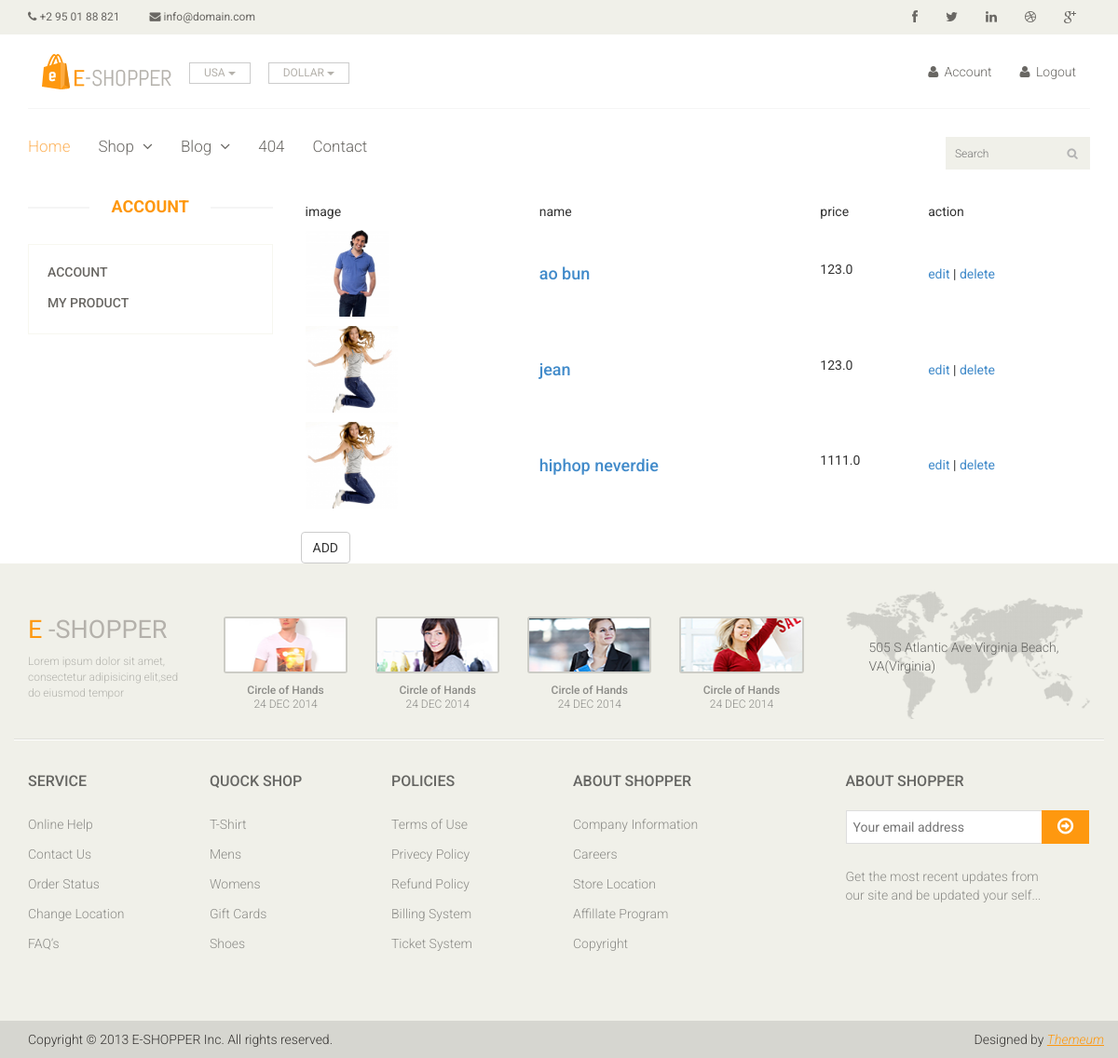
Page /my-product (signed in) on the committed database.
### tables this page shows
CREATE TABLE product(
    id INTEGER PRIMARY KEY AUTOINCREMENT NOT NULL,
    title VARCHAR(255) NOT NULL,
    price FLOAT NOT NULL,
    image TEXT NOT NULL,
    id_user INTEGER NOT NULL,
    FOREIGN KEY (id_user) REFERENCES users(id)
);

### routes/product.py (the view)
@product_bp.route('/my-product')
def my_product():
    db = get_db()
    user_id = session.get('user_id')
    products = db.execute('SELECT * FROM product WHERE id_user = ?', (user_id,)).fetchall()
    return render_template('layout/my-product.html', products=products)

### db_config.py (called while the page is built)
def get_db():
    if "db" not in g:
        g.db = sqlite3.connect("ban-hang.db")
        g.db.row_factory = sqlite3.Row
    return g.db

### templates/layout/my-product.html
{% include 'layout/header.html' %}
<section>
    <div class="container">
        <div class="row">
            <div class="col-sm-3">
                <div class="left-sidebar">
                    <h2>Account</h2>
                    <div class="panel-group category-products" id="accordian">
                        <div class="panel panel-default">
                            <div class="panel-heading">
                                <h4 class="panel-title">
                                    <a href="{{ url_for('login.account') }}">account</a>
                                </h4>
                            </div>
                        </div>
                        <div class="panel panel-default">
                            <div class="panel-heading">
                                <h4 class="panel-title">
                                    <a href="{{ url_for('product.my_product') }}">My product</a>
                                </h4>
                            </div>
                        </div>
                    </div>
                </div>
            </div>
            <div class="col-sm-9">
                <div class="table-responsive cart_info">
                    <table class="table table-condensed">
                        <thead>
                            <tr class="cart_menu">
                                <td class="image">image</td>
                                <td class="description">name</td>
                                <td class="price">price</td>
                                <td class="total">action</td>
                            </tr>
                        </thead>
                        <tbody>
                            {% for product in products %}
                            <tr>
                                <td class="cart_product">
                                    {% if product.image %}
                                    <img src="{{ url_for('uploaded_file', filename=product['image']) }}" width="100" />
                                    {% else %} Không có ảnh {% endif %}
                                </td>
                                <td class="cart_description">
                                    <h4><a href="">{{ product.title }}</a></h4>
                                </td>
                                <td class="cart_price">
                                    <p>{{ product.price }}</p>
                                </td>
                                <td class="cart_total">
                                    <a href="{{ url_for('product.edit_product', id=product.id) }}">edit</a>
                                    |
                                    <a
                                        href="{{ url_for('product.delete_product', id=product.id) }}"
                                        onclick="return confirm('Are you sure to delete?');"
                                    >
                                        delete
                                    </a>
                                </td>
                            </tr>
                            {% endfor %}
                        </tbody>
                    </table>
                    <a href="{{ url_for('product.add_product') }}" class="btn btn-default">ADD</a>
                </div>
            </div>
        </div>
    </div>
</section>
{% include 'layout/footer.html' %}

### static/css/main.css (style rules this page uses)
body { font-family: 'Roboto', sans-serif; position: relative; font-weight: 400px; }
a { -webkit-transition: 300ms; transition: 300ms; }
h1, h2, h3, h4, h5, h6 { font-family: 'Roboto', sans-serif; }
.category-products { border: 1px solid #F7F7F0; margin-bottom: 35px; padding-bottom: 20px; padding-top: 15px; }
.left-sidebar h2, .brands_products h2 { color: #FE980F; font-family: 'Roboto', sans-serif; font-size: 18px; font-weight: 700; margin: 0 auto 30px; text-align: center; text-transform: uppercase; position: relative; z-index: 3; }
.left-sidebar h2:after, h2.title:after { content: " "; position: absolute; border: 1px solid #f5f5f5; bottom: 8px; left: 0; width: 100%; height: 0; z-index: -2; }
.left-sidebar h2:before { content: " "; position: absolute; background: #fff; bottom: -6px; width: 130px; height: 30px; z-index: -1; left: 50%; margin-left: -65px; }
.category-products .panel { background-color: #FFFFFF; border: 0px; border-radius: 0px; -webkit-box-shadow: none; box-shadow: none; margin-bottom: 0px; }
.category-products .panel-default .panel-heading { background-color: #FFFFFF; border: 0 none; color: #FFFFFF; padding: 5px 20px; }
.category-products .panel-default .panel-heading .panel-title a { color: #696763; font-family: 'Roboto', sans-serif; font-size: 14px; text-decoration: none; text-transform: uppercase; }
.cart_info table tr td { border-top: 0 none; vertical-align: inherit; margin-right: 5px; }
.cart_product { display: block; }

### rows in the picture
product: image (picture), title "ao bun", price "123.0"
product: image (picture), title "jean", price "123.0"
product: image (picture), title "hiphop neverdie", price "1111.0"
